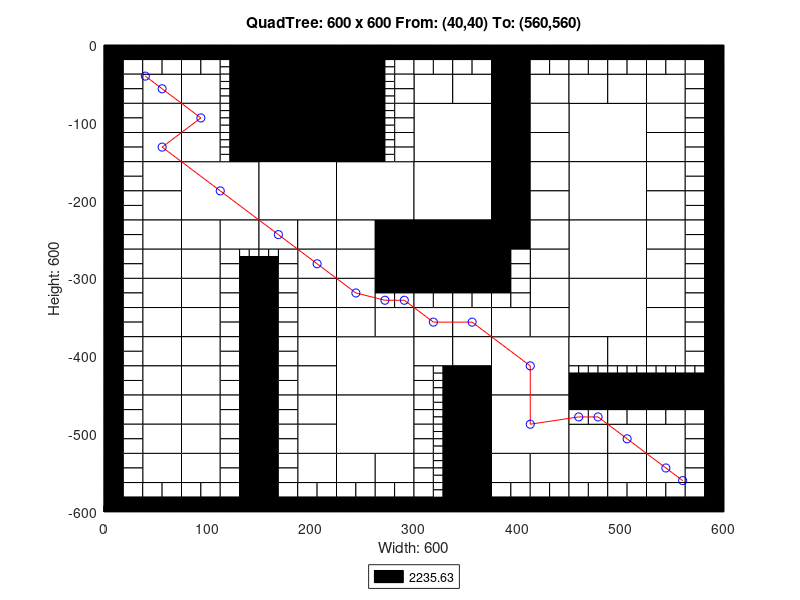

MATLAB code for this plot:
axis([0 600 -600 0]);
title('QuadTree: 600 x 600 From: (40,40) To: (560,560)');
xlabel('Width: 600');
ylabel('Height: 600');
rectangle('Position',[150 -75 75 75], 'FaceColor',[0 0 0]);
rectangle('Position',[150 -150 75 75], 'FaceColor',[0 0 0]);
rectangle('Position',[75 -225 75 75], 'FaceColor',[1 1 1]);
rectangle('Position',[150 -225 75 75], 'FaceColor',[1 1 1]);
rectangle('Position',[225 -225 75 75], 'FaceColor',[1 1 1]);
rectangle('Position',[300 -150 75 75], 'FaceColor',[1 1 1]);
rectangle('Position',[450 -150 75 75], 'FaceColor',[1 1 1]);
rectangle('Position',[300 -225 75 75], 'FaceColor',[1 1 1]);
rectangle('Position',[300 -300 75 75], 'FaceColor',[0 0 0]);
rectangle('Position',[450 -225 75 75], 'FaceColor',[1 1 1]);
rectangle('Position',[450 -300 75 75], 'FaceColor',[1 1 1]);
rectangle('Position',[225 -450 75 75], 'FaceColor',[1 1 1]);
rectangle('Position',[225 -525 75 75], 'FaceColor',[1 1 1]);
rectangle('Position',[375 -450 75 75], 'FaceColor',[1 1 1]);
rectangle('Position',[450 -375 75 75], 'FaceColor',[1 1 1]);
rectangle('Position',[375 -525 75 75], 'FaceColor',[1 1 1]);
rectangle('Position',[37.5 -75 37.5 37.5], 'FaceColor',[1 1 1]);
rectangle('Position',[75 -75 37.5 37.5], 'FaceColor',[1 1 1]);
rectangle('Position',[37.5 -112.5 37.5 37.5], 'FaceColor',[1 1 1]);
rectangle('Position',[37.5 -150 37.5 37.5], 'FaceColor',[1 1 1]);
rectangle('Position',[75 -112.5 37.5 37.5], 'FaceColor',[1 1 1]);
rectangle('Position',[75 -150 37.5 37.5], 'FaceColor',[1 1 1]);
rectangle('Position',[225 -37.5 37.5 37.5], 'FaceColor',[0 0 0]);
rectangle('Position',[225 -75 37.5 37.5], 'FaceColor',[0 0 0]);
rectangle('Position',[225 -112.5 37.5 37.5], 'FaceColor',[0 0 0]);
rectangle('Position',[225 -150 37.5 37.5], 'FaceColor',[0 0 0]);
rectangle('Position',[37.5 -187.5 37.5 37.5], 'FaceColor',[1 1 1]);
rectangle('Position',[37.5 -225 37.5 37.5], 'FaceColor',[1 1 1]);
rectangle('Position',[37.5 -262.5 37.5 37.5], 'FaceColor',[1 1 1]);
rectangle('Position',[37.5 -300 37.5 37.5], 'FaceColor',[1 1 1]);
rectangle('Position',[75 -262.5 37.5 37.5], 'FaceColor',[1 1 1]);
rectangle('Position',[112.5 -262.5 37.5 37.5], 'FaceColor',[1 1 1]);
rectangle('Position',[75 -300 37.5 37.5], 'FaceColor',[1 1 1]);
rectangle('Position',[150 -262.5 37.5 37.5], 'FaceColor',[1 1 1]);
rectangle('Position',[187.5 -262.5 37.5 37.5], 'FaceColor',[1 1 1]);
rectangle('Position',[187.5 -300 37.5 37.5], 'FaceColor',[1 1 1]);
rectangle('Position',[225 -262.5 37.5 37.5], 'FaceColor',[1 1 1]);
rectangle('Position',[262.5 -262.5 37.5 37.5], 'FaceColor',[0 0 0]);
rectangle('Position',[225 -300 37.5 37.5], 'FaceColor',[1 1 1]);
rectangle('Position',[262.5 -300 37.5 37.5], 'FaceColor',[0 0 0]);
rectangle('Position',[300 -75 37.5 37.5], 'FaceColor',[1 1 1]);
rectangle('Position',[337.5 -75 37.5 37.5], 'FaceColor',[1 1 1]);
rectangle('Position',[375 -37.5 37.5 37.5], 'FaceColor',[0 0 0]);
rectangle('Position',[375 -75 37.5 37.5], 'FaceColor',[0 0 0]);
rectangle('Position',[412.5 -75 37.5 37.5], 'FaceColor',[1 1 1]);
rectangle('Position',[375 -112.5 37.5 37.5], 'FaceColor',[0 0 0]);
rectangle('Position',[412.5 -112.5 37.5 37.5], 'FaceColor',[1 1 1]);
rectangle('Position',[375 -150 37.5 37.5], 'FaceColor',[0 0 0]);
rectangle('Position',[412.5 -150 37.5 37.5], 'FaceColor',[1 1 1]);
rectangle('Position',[450 -75 37.5 37.5], 'FaceColor',[1 1 1]);
rectangle('Position',[487.5 -75 37.5 37.5], 'FaceColor',[1 1 1]);
rectangle('Position',[525 -75 37.5 37.5], 'FaceColor',[1 1 1]);
rectangle('Position',[525 -112.5 37.5 37.5], 'FaceColor',[1 1 1]);
rectangle('Position',[525 -150 37.5 37.5], 'FaceColor',[1 1 1]);
rectangle('Position',[375 -187.5 37.5 37.5], 'FaceColor',[0 0 0]);
rectangle('Position',[412.5 -187.5 37.5 37.5], 'FaceColor',[1 1 1]);
rectangle('Position',[375 -225 37.5 37.5], 'FaceColor',[0 0 0]);
rectangle('Position',[412.5 -225 37.5 37.5], 'FaceColor',[1 1 1]);
rectangle('Position',[375 -262.5 37.5 37.5], 'FaceColor',[0 0 0]);
rectangle('Position',[412.5 -262.5 37.5 37.5], 'FaceColor',[1 1 1]);
rectangle('Position',[412.5 -300 37.5 37.5], 'FaceColor',[1 1 1]);
rectangle('Position',[525 -187.5 37.5 37.5], 'FaceColor',[1 1 1]);
rectangle('Position',[525 -225 37.5 37.5], 'FaceColor',[1 1 1]);
rectangle('Position',[525 -262.5 37.5 37.5], 'FaceColor',[1 1 1]);
rectangle('Position',[525 -300 37.5 37.5], 'FaceColor',[1 1 1]);
rectangle('Position',[37.5 -337.5 37.5 37.5], 'FaceColor',[1 1 1]);
rectangle('Position',[37.5 -375 37.5 37.5], 'FaceColor',[1 1 1]);
rectangle('Position',[75 -337.5 37.5 37.5], 'FaceColor',[1 1 1]);
rectangle('Position',[75 -375 37.5 37.5], 'FaceColor',[1 1 1]);
rectangle('Position',[37.5 -412.5 37.5 37.5], 'FaceColor',[1 1 1]);
rectangle('Position',[37.5 -450 37.5 37.5], 'FaceColor',[1 1 1]);
rectangle('Position',[75 -412.5 37.5 37.5], 'FaceColor',[1 1 1]);
rectangle('Position',[75 -450 37.5 37.5], 'FaceColor',[1 1 1]);
rectangle('Position',[187.5 -337.5 37.5 37.5], 'FaceColor',[1 1 1]);
rectangle('Position',[187.5 -375 37.5 37.5], 'FaceColor',[1 1 1]);
rectangle('Position',[225 -337.5 37.5 37.5], 'FaceColor',[1 1 1]);
rectangle('Position',[225 -375 37.5 37.5], 'FaceColor',[1 1 1]);
rectangle('Position',[262.5 -375 37.5 37.5], 'FaceColor',[1 1 1]);
rectangle('Position',[187.5 -412.5 37.5 37.5], 'FaceColor',[1 1 1]);
rectangle('Position',[187.5 -450 37.5 37.5], 'FaceColor',[1 1 1]);
rectangle('Position',[37.5 -487.5 37.5 37.5], 'FaceColor',[1 1 1]);
rectangle('Position',[37.5 -525 37.5 37.5], 'FaceColor',[1 1 1]);
rectangle('Position',[75 -487.5 37.5 37.5], 'FaceColor',[1 1 1]);
rectangle('Position',[75 -525 37.5 37.5], 'FaceColor',[1 1 1]);
rectangle('Position',[37.5 -562.5 37.5 37.5], 'FaceColor',[1 1 1]);
rectangle('Position',[75 -562.5 37.5 37.5], 'FaceColor',[1 1 1]);
rectangle('Position',[187.5 -487.5 37.5 37.5], 'FaceColor',[1 1 1]);
rectangle('Position',[187.5 -525 37.5 37.5], 'FaceColor',[1 1 1]);
rectangle('Position',[187.5 -562.5 37.5 37.5], 'FaceColor',[1 1 1]);
rectangle('Position',[225 -562.5 37.5 37.5], 'FaceColor',[1 1 1]);
rectangle('Position',[262.5 -562.5 37.5 37.5], 'FaceColor',[1 1 1]);
rectangle('Position',[300 -375 37.5 37.5], 'FaceColor',[1 1 1]);
rectangle('Position',[337.5 -375 37.5 37.5], 'FaceColor',[1 1 1]);
rectangle('Position',[412.5 -337.5 37.5 37.5], 'FaceColor',[1 1 1]);
rectangle('Position',[375 -375 37.5 37.5], 'FaceColor',[1 1 1]);
rectangle('Position',[412.5 -375 37.5 37.5], 'FaceColor',[1 1 1]);
rectangle('Position',[300 -412.5 37.5 37.5], 'FaceColor',[1 1 1]);
rectangle('Position',[337.5 -412.5 37.5 37.5], 'FaceColor',[1 1 1]);
rectangle('Position',[337.5 -450 37.5 37.5], 'FaceColor',[0 0 0]);
rectangle('Position',[525 -337.5 37.5 37.5], 'FaceColor',[1 1 1]);
rectangle('Position',[525 -375 37.5 37.5], 'FaceColor',[1 1 1]);
rectangle('Position',[450 -412.5 37.5 37.5], 'FaceColor',[1 1 1]);
rectangle('Position',[487.5 -412.5 37.5 37.5], 'FaceColor',[1 1 1]);
rectangle('Position',[525 -412.5 37.5 37.5], 'FaceColor',[1 1 1]);
rectangle('Position',[337.5 -487.5 37.5 37.5], 'FaceColor',[0 0 0]);
rectangle('Position',[337.5 -525 37.5 37.5], 'FaceColor',[0 0 0]);
rectangle('Position',[337.5 -562.5 37.5 37.5], 'FaceColor',[0 0 0]);
rectangle('Position',[337.5 -600 37.5 37.5], 'FaceColor',[0 0 0]);
rectangle('Position',[375 -562.5 37.5 37.5], 'FaceColor',[1 1 1]);
rectangle('Position',[412.5 -562.5 37.5 37.5], 'FaceColor',[1 1 1]);
rectangle('Position',[450 -525 37.5 37.5], 'FaceColor',[1 1 1]);
rectangle('Position',[487.5 -525 37.5 37.5], 'FaceColor',[1 1 1]);
rectangle('Position',[525 -525 37.5 37.5], 'FaceColor',[1 1 1]);
rectangle('Position',[450 -562.5 37.5 37.5], 'FaceColor',[1 1 1]);
rectangle('Position',[487.5 -562.5 37.5 37.5], 'FaceColor',[1 1 1]);
rectangle('Position',[525 -562.5 37.5 37.5], 'FaceColor',[1 1 1]);
rectangle('Position',[0 -18.75 18.75 18.75], 'FaceColor',[0 0 0]);
rectangle('Position',[18.75 -18.75 18.75 18.75], 'FaceColor',[0 0 0]);
rectangle('Position',[0 -37.5 18.75 18.75], 'FaceColor',[0 0 0]);
rectangle('Position',[18.75 -37.5 18.75 18.75], 'FaceColor',[1 1 1]);
rectangle('Position',[37.5 -18.75 18.75 18.75], 'FaceColor',[0 0 0]);
rectangle('Position',[56.25 -18.75 18.75 18.75], 'FaceColor',[0 0 0]);
rectangle('Position',[37.5 -37.5 18.75 18.75], 'FaceColor',[1 1 1]);
rectangle('Position',[56.25 -37.5 18.75 18.75], 'FaceColor',[1 1 1]);
rectangle('Position',[0 -56.25 18.75 18.75], 'FaceColor',[0 0 0]);
rectangle('Position',[18.75 -56.25 18.75 18.75], 'FaceColor',[1 1 1]);
rectangle('Position',[0 -75 18.75 18.75], 'FaceColor',[0 0 0]);
rectangle('Position',[18.75 -75 18.75 18.75], 'FaceColor',[1 1 1]);
rectangle('Position',[75 -18.75 18.75 18.75], 'FaceColor',[0 0 0]);
rectangle('Position',[93.75 -18.75 18.75 18.75], 'FaceColor',[0 0 0]);
rectangle('Position',[75 -37.5 18.75 18.75], 'FaceColor',[1 1 1]);
rectangle('Position',[93.75 -37.5 18.75 18.75], 'FaceColor',[1 1 1]);
rectangle('Position',[112.5 -18.75 18.75 18.75], 'FaceColor',[0 0 0]);
rectangle('Position',[131.25 -18.75 18.75 18.75], 'FaceColor',[0 0 0]);
rectangle('Position',[131.25 -37.5 18.75 18.75], 'FaceColor',[0 0 0]);
rectangle('Position',[131.25 -56.25 18.75 18.75], 'FaceColor',[0 0 0]);
rectangle('Position',[131.25 -75 18.75 18.75], 'FaceColor',[0 0 0]);
rectangle('Position',[0 -93.75 18.75 18.75], 'FaceColor',[0 0 0]);
rectangle('Position',[18.75 -93.75 18.75 18.75], 'FaceColor',[1 1 1]);
rectangle('Position',[0 -112.5 18.75 18.75], 'FaceColor',[0 0 0]);
rectangle('Position',[18.75 -112.5 18.75 18.75], 'FaceColor',[1 1 1]);
rectangle('Position',[0 -131.25 18.75 18.75], 'FaceColor',[0 0 0]);
rectangle('Position',[18.75 -131.25 18.75 18.75], 'FaceColor',[1 1 1]);
rectangle('Position',[0 -150 18.75 18.75], 'FaceColor',[0 0 0]);
rectangle('Position',[18.75 -150 18.75 18.75], 'FaceColor',[1 1 1]);
rectangle('Position',[131.25 -93.75 18.75 18.75], 'FaceColor',[0 0 0]);
rectangle('Position',[131.25 -112.5 18.75 18.75], 'FaceColor',[0 0 0]);
rectangle('Position',[131.25 -131.25 18.75 18.75], 'FaceColor',[0 0 0]);
rectangle('Position',[131.25 -150 18.75 18.75], 'FaceColor',[0 0 0]);
rectangle('Position',[262.5 -18.75 18.75 18.75], 'FaceColor',[0 0 0]);
rectangle('Position',[281.25 -18.75 18.75 18.75], 'FaceColor',[0 0 0]);
rectangle('Position',[281.25 -37.5 18.75 18.75], 'FaceColor',[1 1 1]);
rectangle('Position',[281.25 -56.25 18.75 18.75], 'FaceColor',[1 1 1]);
rectangle('Position',[281.25 -75 18.75 18.75], 'FaceColor',[1 1 1]);
rectangle('Position',[281.25 -93.75 18.75 18.75], 'FaceColor',[1 1 1]);
rectangle('Position',[281.25 -112.5 18.75 18.75], 'FaceColor',[1 1 1]);
rectangle('Position',[281.25 -131.25 18.75 18.75], 'FaceColor',[1 1 1]);
rectangle('Position',[281.25 -150 18.75 18.75], 'FaceColor',[1 1 1]);
rectangle('Position',[0 -168.75 18.75 18.75], 'FaceColor',[0 0 0]);
rectangle('Position',[18.75 -168.75 18.75 18.75], 'FaceColor',[1 1 1]);
rectangle('Position',[0 -187.5 18.75 18.75], 'FaceColor',[0 0 0]);
rectangle('Position',[18.75 -187.5 18.75 18.75], 'FaceColor',[1 1 1]);
rectangle('Position',[0 -206.25 18.75 18.75], 'FaceColor',[0 0 0]);
rectangle('Position',[18.75 -206.25 18.75 18.75], 'FaceColor',[1 1 1]);
rectangle('Position',[0 -225 18.75 18.75], 'FaceColor',[0 0 0]);
rectangle('Position',[18.75 -225 18.75 18.75], 'FaceColor',[1 1 1]);
rectangle('Position',[0 -243.75 18.75 18.75], 'FaceColor',[0 0 0]);
rectangle('Position',[18.75 -243.75 18.75 18.75], 'FaceColor',[1 1 1]);
rectangle('Position',[0 -262.5 18.75 18.75], 'FaceColor',[0 0 0]);
rectangle('Position',[18.75 -262.5 18.75 18.75], 'FaceColor',[1 1 1]);
rectangle('Position',[0 -281.25 18.75 18.75], 'FaceColor',[0 0 0]);
rectangle('Position',[18.75 -281.25 18.75 18.75], 'FaceColor',[1 1 1]);
rectangle('Position',[0 -300 18.75 18.75], 'FaceColor',[0 0 0]);
rectangle('Position',[18.75 -300 18.75 18.75], 'FaceColor',[1 1 1]);
rectangle('Position',[112.5 -281.25 18.75 18.75], 'FaceColor',[1 1 1]);
rectangle('Position',[112.5 -300 18.75 18.75], 'FaceColor',[1 1 1]);
rectangle('Position',[131.25 -300 18.75 18.75], 'FaceColor',[0 0 0]);
rectangle('Position',[168.75 -281.25 18.75 18.75], 'FaceColor',[1 1 1]);
rectangle('Position',[150 -300 18.75 18.75], 'FaceColor',[0 0 0]);
rectangle('Position',[168.75 -300 18.75 18.75], 'FaceColor',[1 1 1]);
rectangle('Position',[300 -18.75 18.75 18.75], 'FaceColor',[0 0 0]);
rectangle('Position',[318.75 -18.75 18.75 18.75], 'FaceColor',[0 0 0]);
rectangle('Position',[300 -37.5 18.75 18.75], 'FaceColor',[1 1 1]);
rectangle('Position',[318.75 -37.5 18.75 18.75], 'FaceColor',[1 1 1]);
rectangle('Position',[337.5 -18.75 18.75 18.75], 'FaceColor',[0 0 0]);
rectangle('Position',[356.25 -18.75 18.75 18.75], 'FaceColor',[0 0 0]);
rectangle('Position',[337.5 -37.5 18.75 18.75], 'FaceColor',[1 1 1]);
rectangle('Position',[356.25 -37.5 18.75 18.75], 'FaceColor',[1 1 1]);
rectangle('Position',[412.5 -18.75 18.75 18.75], 'FaceColor',[0 0 0]);
rectangle('Position',[431.25 -18.75 18.75 18.75], 'FaceColor',[0 0 0]);
rectangle('Position',[412.5 -37.5 18.75 18.75], 'FaceColor',[1 1 1]);
rectangle('Position',[431.25 -37.5 18.75 18.75], 'FaceColor',[1 1 1]);
rectangle('Position',[450 -18.75 18.75 18.75], 'FaceColor',[0 0 0]);
rectangle('Position',[468.75 -18.75 18.75 18.75], 'FaceColor',[0 0 0]);
rectangle('Position',[450 -37.5 18.75 18.75], 'FaceColor',[1 1 1]);
rectangle('Position',[468.75 -37.5 18.75 18.75], 'FaceColor',[1 1 1]);
rectangle('Position',[487.5 -18.75 18.75 18.75], 'FaceColor',[0 0 0]);
rectangle('Position',[506.25 -18.75 18.75 18.75], 'FaceColor',[0 0 0]);
rectangle('Position',[487.5 -37.5 18.75 18.75], 'FaceColor',[1 1 1]);
rectangle('Position',[506.25 -37.5 18.75 18.75], 'FaceColor',[1 1 1]);
rectangle('Position',[525 -18.75 18.75 18.75], 'FaceColor',[0 0 0]);
rectangle('Position',[543.75 -18.75 18.75 18.75], 'FaceColor',[0 0 0]);
rectangle('Position',[525 -37.5 18.75 18.75], 'FaceColor',[1 1 1]);
rectangle('Position',[543.75 -37.5 18.75 18.75], 'FaceColor',[1 1 1]);
rectangle('Position',[562.5 -18.75 18.75 18.75], 'FaceColor',[0 0 0]);
rectangle('Position',[581.25 -18.75 18.75 18.75], 'FaceColor',[0 0 0]);
rectangle('Position',[562.5 -37.5 18.75 18.75], 'FaceColor',[1 1 1]);
rectangle('Position',[581.25 -37.5 18.75 18.75], 'FaceColor',[0 0 0]);
rectangle('Position',[562.5 -56.25 18.75 18.75], 'FaceColor',[1 1 1]);
rectangle('Position',[581.25 -56.25 18.75 18.75], 'FaceColor',[0 0 0]);
rectangle('Position',[562.5 -75 18.75 18.75], 'FaceColor',[1 1 1]);
rectangle('Position',[581.25 -75 18.75 18.75], 'FaceColor',[0 0 0]);
rectangle('Position',[562.5 -93.75 18.75 18.75], 'FaceColor',[1 1 1]);
rectangle('Position',[581.25 -93.75 18.75 18.75], 'FaceColor',[0 0 0]);
rectangle('Position',[562.5 -112.5 18.75 18.75], 'FaceColor',[1 1 1]);
rectangle('Position',[581.25 -112.5 18.75 18.75], 'FaceColor',[0 0 0]);
rectangle('Position',[562.5 -131.25 18.75 18.75], 'FaceColor',[1 1 1]);
rectangle('Position',[581.25 -131.25 18.75 18.75], 'FaceColor',[0 0 0]);
rectangle('Position',[562.5 -150 18.75 18.75], 'FaceColor',[1 1 1]);
rectangle('Position',[581.25 -150 18.75 18.75], 'FaceColor',[0 0 0]);
rectangle('Position',[375 -281.25 18.75 18.75], 'FaceColor',[0 0 0]);
rectangle('Position',[393.75 -281.25 18.75 18.75], 'FaceColor',[1 1 1]);
rectangle('Position',[375 -300 18.75 18.75], 'FaceColor',[0 0 0]);
rectangle('Position',[393.75 -300 18.75 18.75], 'FaceColor',[1 1 1]);
rectangle('Position',[562.5 -168.75 18.75 18.75], 'FaceColor',[1 1 1]);
rectangle('Position',[581.25 -168.75 18.75 18.75], 'FaceColor',[0 0 0]);
rectangle('Position',[562.5 -187.5 18.75 18.75], 'FaceColor',[1 1 1]);
rectangle('Position',[581.25 -187.5 18.75 18.75], 'FaceColor',[0 0 0]);
rectangle('Position',[562.5 -206.25 18.75 18.75], 'FaceColor',[1 1 1]);
rectangle('Position',[581.25 -206.25 18.75 18.75], 'FaceColor',[0 0 0]);
rectangle('Position',[562.5 -225 18.75 18.75], 'FaceColor',[1 1 1]);
rectangle('Position',[581.25 -225 18.75 18.75], 'FaceColor',[0 0 0]);
rectangle('Position',[562.5 -243.75 18.75 18.75], 'FaceColor',[1 1 1]);
rectangle('Position',[581.25 -243.75 18.75 18.75], 'FaceColor',[0 0 0]);
rectangle('Position',[562.5 -262.5 18.75 18.75], 'FaceColor',[1 1 1]);
rectangle('Position',[581.25 -262.5 18.75 18.75], 'FaceColor',[0 0 0]);
rectangle('Position',[562.5 -281.25 18.75 18.75], 'FaceColor',[1 1 1]);
rectangle('Position',[581.25 -281.25 18.75 18.75], 'FaceColor',[0 0 0]);
rectangle('Position',[562.5 -300 18.75 18.75], 'FaceColor',[1 1 1]);
rectangle('Position',[581.25 -300 18.75 18.75], 'FaceColor',[0 0 0]);
rectangle('Position',[0 -318.75 18.75 18.75], 'FaceColor',[0 0 0]);
rectangle('Position',[18.75 -318.75 18.75 18.75], 'FaceColor',[1 1 1]);
rectangle('Position',[0 -337.5 18.75 18.75], 'FaceColor',[0 0 0]);
rectangle('Position',[18.75 -337.5 18.75 18.75], 'FaceColor',[1 1 1]);
rectangle('Position',[0 -356.25 18.75 18.75], 'FaceColor',[0 0 0]);
rectangle('Position',[18.75 -356.25 18.75 18.75], 'FaceColor',[1 1 1]);
rectangle('Position',[0 -375 18.75 18.75], 'FaceColor',[0 0 0]);
rectangle('Position',[18.75 -375 18.75 18.75], 'FaceColor',[1 1 1]);
rectangle('Position',[112.5 -318.75 18.75 18.75], 'FaceColor',[1 1 1]);
rectangle('Position',[131.25 -318.75 18.75 18.75], 'FaceColor',[0 0 0]);
rectangle('Position',[112.5 -337.5 18.75 18.75], 'FaceColor',[1 1 1]);
rectangle('Position',[131.25 -337.5 18.75 18.75], 'FaceColor',[0 0 0]);
rectangle('Position',[112.5 -356.25 18.75 18.75], 'FaceColor',[1 1 1]);
rectangle('Position',[131.25 -356.25 18.75 18.75], 'FaceColor',[0 0 0]);
rectangle('Position',[112.5 -375 18.75 18.75], 'FaceColor',[1 1 1]);
rectangle('Position',[131.25 -375 18.75 18.75], 'FaceColor',[0 0 0]);
rectangle('Position',[0 -393.75 18.75 18.75], 'FaceColor',[0 0 0]);
rectangle('Position',[18.75 -393.75 18.75 18.75], 'FaceColor',[1 1 1]);
rectangle('Position',[0 -412.5 18.75 18.75], 'FaceColor',[0 0 0]);
rectangle('Position',[18.75 -412.5 18.75 18.75], 'FaceColor',[1 1 1]);
rectangle('Position',[0 -431.25 18.75 18.75], 'FaceColor',[0 0 0]);
rectangle('Position',[18.75 -431.25 18.75 18.75], 'FaceColor',[1 1 1]);
rectangle('Position',[0 -450 18.75 18.75], 'FaceColor',[0 0 0]);
rectangle('Position',[18.75 -450 18.75 18.75], 'FaceColor',[1 1 1]);
rectangle('Position',[112.5 -393.75 18.75 18.75], 'FaceColor',[1 1 1]);
rectangle('Position',[131.25 -393.75 18.75 18.75], 'FaceColor',[0 0 0]);
rectangle('Position',[112.5 -412.5 18.75 18.75], 'FaceColor',[1 1 1]);
rectangle('Position',[131.25 -412.5 18.75 18.75], 'FaceColor',[0 0 0]);
rectangle('Position',[112.5 -431.25 18.75 18.75], 'FaceColor',[1 1 1]);
rectangle('Position',[131.25 -431.25 18.75 18.75], 'FaceColor',[0 0 0]);
rectangle('Position',[112.5 -450 18.75 18.75], 'FaceColor',[1 1 1]);
rectangle('Position',[131.25 -450 18.75 18.75], 'FaceColor',[0 0 0]);
rectangle('Position',[150 -318.75 18.75 18.75], 'FaceColor',[0 0 0]);
rectangle('Position',[168.75 -318.75 18.75 18.75], 'FaceColor',[1 1 1]);
rectangle('Position',[150 -337.5 18.75 18.75], 'FaceColor',[0 0 0]);
rectangle('Position',[168.75 -337.5 18.75 18.75], 'FaceColor',[1 1 1]);
rectangle('Position',[150 -356.25 18.75 18.75], 'FaceColor',[0 0 0]);
rectangle('Position',[168.75 -356.25 18.75 18.75], 'FaceColor',[1 1 1]);
rectangle('Position',[150 -375 18.75 18.75], 'FaceColor',[0 0 0]);
rectangle('Position',[168.75 -375 18.75 18.75], 'FaceColor',[1 1 1]);
rectangle('Position',[262.5 -318.75 18.75 18.75], 'FaceColor',[0 0 0]);
rectangle('Position',[281.25 -318.75 18.75 18.75], 'FaceColor',[0 0 0]);
rectangle('Position',[262.5 -337.5 18.75 18.75], 'FaceColor',[1 1 1]);
rectangle('Position',[281.25 -337.5 18.75 18.75], 'FaceColor',[1 1 1]);
rectangle('Position',[150 -393.75 18.75 18.75], 'FaceColor',[0 0 0]);
rectangle('Position',[168.75 -393.75 18.75 18.75], 'FaceColor',[1 1 1]);
rectangle('Position',[150 -412.5 18.75 18.75], 'FaceColor',[0 0 0]);
rectangle('Position',[168.75 -412.5 18.75 18.75], 'FaceColor',[1 1 1]);
rectangle('Position',[150 -431.25 18.75 18.75], 'FaceColor',[0 0 0]);
rectangle('Position',[168.75 -431.25 18.75 18.75], 'FaceColor',[1 1 1]);
rectangle('Position',[150 -450 18.75 18.75], 'FaceColor',[0 0 0]);
rectangle('Position',[168.75 -450 18.75 18.75], 'FaceColor',[1 1 1]);
rectangle('Position',[0 -468.75 18.75 18.75], 'FaceColor',[0 0 0]);
rectangle('Position',[18.75 -468.75 18.75 18.75], 'FaceColor',[1 1 1]);
rectangle('Position',[0 -487.5 18.75 18.75], 'FaceColor',[0 0 0]);
rectangle('Position',[18.75 -487.5 18.75 18.75], 'FaceColor',[1 1 1]);
rectangle('Position',[0 -506.25 18.75 18.75], 'FaceColor',[0 0 0]);
rectangle('Position',[18.75 -506.25 18.75 18.75], 'FaceColor',[1 1 1]);
rectangle('Position',[0 -525 18.75 18.75], 'FaceColor',[0 0 0]);
rectangle('Position',[18.75 -525 18.75 18.75], 'FaceColor',[1 1 1]);
rectangle('Position',[112.5 -468.75 18.75 18.75], 'FaceColor',[1 1 1]);
rectangle('Position',[131.25 -468.75 18.75 18.75], 'FaceColor',[0 0 0]);
rectangle('Position',[112.5 -487.5 18.75 18.75], 'FaceColor',[1 1 1]);
rectangle('Position',[131.25 -487.5 18.75 18.75], 'FaceColor',[0 0 0]);
rectangle('Position',[112.5 -506.25 18.75 18.75], 'FaceColor',[1 1 1]);
rectangle('Position',[131.25 -506.25 18.75 18.75], 'FaceColor',[0 0 0]);
rectangle('Position',[112.5 -525 18.75 18.75], 'FaceColor',[1 1 1]);
rectangle('Position',[131.25 -525 18.75 18.75], 'FaceColor',[0 0 0]);
rectangle('Position',[0 -543.75 18.75 18.75], 'FaceColor',[0 0 0]);
rectangle('Position',[18.75 -543.75 18.75 18.75], 'FaceColor',[1 1 1]);
rectangle('Position',[0 -562.5 18.75 18.75], 'FaceColor',[0 0 0]);
rectangle('Position',[18.75 -562.5 18.75 18.75], 'FaceColor',[1 1 1]);
rectangle('Position',[0 -581.25 18.75 18.75], 'FaceColor',[0 0 0]);
rectangle('Position',[18.75 -581.25 18.75 18.75], 'FaceColor',[1 1 1]);
rectangle('Position',[0 -600 18.75 18.75], 'FaceColor',[0 0 0]);
rectangle('Position',[18.75 -600 18.75 18.75], 'FaceColor',[0 0 0]);
rectangle('Position',[37.5 -581.25 18.75 18.75], 'FaceColor',[1 1 1]);
rectangle('Position',[56.25 -581.25 18.75 18.75], 'FaceColor',[1 1 1]);
rectangle('Position',[37.5 -600 18.75 18.75], 'FaceColor',[0 0 0]);
rectangle('Position',[56.25 -600 18.75 18.75], 'FaceColor',[0 0 0]);
rectangle('Position',[112.5 -543.75 18.75 18.75], 'FaceColor',[1 1 1]);
rectangle('Position',[131.25 -543.75 18.75 18.75], 'FaceColor',[0 0 0]);
rectangle('Position',[112.5 -562.5 18.75 18.75], 'FaceColor',[1 1 1]);
rectangle('Position',[131.25 -562.5 18.75 18.75], 'FaceColor',[0 0 0]);
rectangle('Position',[75 -581.25 18.75 18.75], 'FaceColor',[1 1 1]);
rectangle('Position',[93.75 -581.25 18.75 18.75], 'FaceColor',[1 1 1]);
rectangle('Position',[75 -600 18.75 18.75], 'FaceColor',[0 0 0]);
rectangle('Position',[93.75 -600 18.75 18.75], 'FaceColor',[0 0 0]);
rectangle('Position',[112.5 -581.25 18.75 18.75], 'FaceColor',[1 1 1]);
rectangle('Position',[131.25 -581.25 18.75 18.75], 'FaceColor',[0 0 0]);
rectangle('Position',[112.5 -600 18.75 18.75], 'FaceColor',[0 0 0]);
rectangle('Position',[131.25 -600 18.75 18.75], 'FaceColor',[0 0 0]);
rectangle('Position',[150 -468.75 18.75 18.75], 'FaceColor',[0 0 0]);
rectangle('Position',[168.75 -468.75 18.75 18.75], 'FaceColor',[1 1 1]);
rectangle('Position',[150 -487.5 18.75 18.75], 'FaceColor',[0 0 0]);
rectangle('Position',[168.75 -487.5 18.75 18.75], 'FaceColor',[1 1 1]);
rectangle('Position',[150 -506.25 18.75 18.75], 'FaceColor',[0 0 0]);
rectangle('Position',[168.75 -506.25 18.75 18.75], 'FaceColor',[1 1 1]);
rectangle('Position',[150 -525 18.75 18.75], 'FaceColor',[0 0 0]);
rectangle('Position',[168.75 -525 18.75 18.75], 'FaceColor',[1 1 1]);
rectangle('Position',[150 -543.75 18.75 18.75], 'FaceColor',[0 0 0]);
rectangle('Position',[168.75 -543.75 18.75 18.75], 'FaceColor',[1 1 1]);
rectangle('Position',[150 -562.5 18.75 18.75], 'FaceColor',[0 0 0]);
rectangle('Position',[168.75 -562.5 18.75 18.75], 'FaceColor',[1 1 1]);
rectangle('Position',[150 -581.25 18.75 18.75], 'FaceColor',[0 0 0]);
rectangle('Position',[168.75 -581.25 18.75 18.75], 'FaceColor',[1 1 1]);
rectangle('Position',[150 -600 18.75 18.75], 'FaceColor',[0 0 0]);
rectangle('Position',[168.75 -600 18.75 18.75], 'FaceColor',[0 0 0]);
rectangle('Position',[187.5 -581.25 18.75 18.75], 'FaceColor',[1 1 1]);
rectangle('Position',[206.25 -581.25 18.75 18.75], 'FaceColor',[1 1 1]);
rectangle('Position',[187.5 -600 18.75 18.75], 'FaceColor',[0 0 0]);
rectangle('Position',[206.25 -600 18.75 18.75], 'FaceColor',[0 0 0]);
rectangle('Position',[225 -581.25 18.75 18.75], 'FaceColor',[1 1 1]);
rectangle('Position',[243.75 -581.25 18.75 18.75], 'FaceColor',[1 1 1]);
rectangle('Position',[225 -600 18.75 18.75], 'FaceColor',[0 0 0]);
rectangle('Position',[243.75 -600 18.75 18.75], 'FaceColor',[0 0 0]);
rectangle('Position',[262.5 -581.25 18.75 18.75], 'FaceColor',[1 1 1]);
rectangle('Position',[281.25 -581.25 18.75 18.75], 'FaceColor',[1 1 1]);
rectangle('Position',[262.5 -600 18.75 18.75], 'FaceColor',[0 0 0]);
rectangle('Position',[281.25 -600 18.75 18.75], 'FaceColor',[0 0 0]);
rectangle('Position',[300 -318.75 18.75 18.75], 'FaceColor',[0 0 0]);
rectangle('Position',[318.75 -318.75 18.75 18.75], 'FaceColor',[0 0 0]);
rectangle('Position',[300 -337.5 18.75 18.75], 'FaceColor',[1 1 1]);
rectangle('Position',[318.75 -337.5 18.75 18.75], 'FaceColor',[1 1 1]);
rectangle('Position',[337.5 -318.75 18.75 18.75], 'FaceColor',[0 0 0]);
rectangle('Position',[356.25 -318.75 18.75 18.75], 'FaceColor',[0 0 0]);
rectangle('Position',[337.5 -337.5 18.75 18.75], 'FaceColor',[1 1 1]);
rectangle('Position',[356.25 -337.5 18.75 18.75], 'FaceColor',[1 1 1]);
rectangle('Position',[375 -318.75 18.75 18.75], 'FaceColor',[0 0 0]);
rectangle('Position',[393.75 -318.75 18.75 18.75], 'FaceColor',[1 1 1]);
rectangle('Position',[375 -337.5 18.75 18.75], 'FaceColor',[1 1 1]);
rectangle('Position',[393.75 -337.5 18.75 18.75], 'FaceColor',[1 1 1]);
rectangle('Position',[300 -431.25 18.75 18.75], 'FaceColor',[1 1 1]);
rectangle('Position',[300 -450 18.75 18.75], 'FaceColor',[1 1 1]);
rectangle('Position',[562.5 -318.75 18.75 18.75], 'FaceColor',[1 1 1]);
rectangle('Position',[581.25 -318.75 18.75 18.75], 'FaceColor',[0 0 0]);
rectangle('Position',[562.5 -337.5 18.75 18.75], 'FaceColor',[1 1 1]);
rectangle('Position',[581.25 -337.5 18.75 18.75], 'FaceColor',[0 0 0]);
rectangle('Position',[562.5 -356.25 18.75 18.75], 'FaceColor',[1 1 1]);
rectangle('Position',[581.25 -356.25 18.75 18.75], 'FaceColor',[0 0 0]);
rectangle('Position',[562.5 -375 18.75 18.75], 'FaceColor',[1 1 1]);
rectangle('Position',[581.25 -375 18.75 18.75], 'FaceColor',[0 0 0]);
rectangle('Position',[450 -450 18.75 18.75], 'FaceColor',[0 0 0]);
rectangle('Position',[468.75 -450 18.75 18.75], 'FaceColor',[0 0 0]);
rectangle('Position',[487.5 -450 18.75 18.75], 'FaceColor',[0 0 0]);
rectangle('Position',[506.25 -450 18.75 18.75], 'FaceColor',[0 0 0]);
rectangle('Position',[562.5 -393.75 18.75 18.75], 'FaceColor',[1 1 1]);
rectangle('Position',[581.25 -393.75 18.75 18.75], 'FaceColor',[0 0 0]);
rectangle('Position',[562.5 -412.5 18.75 18.75], 'FaceColor',[1 1 1]);
rectangle('Position',[581.25 -412.5 18.75 18.75], 'FaceColor',[0 0 0]);
rectangle('Position',[525 -450 18.75 18.75], 'FaceColor',[0 0 0]);
rectangle('Position',[543.75 -450 18.75 18.75], 'FaceColor',[0 0 0]);
rectangle('Position',[581.25 -431.25 18.75 18.75], 'FaceColor',[0 0 0]);
rectangle('Position',[562.5 -450 18.75 18.75], 'FaceColor',[0 0 0]);
rectangle('Position',[581.25 -450 18.75 18.75], 'FaceColor',[0 0 0]);
rectangle('Position',[300 -468.75 18.75 18.75], 'FaceColor',[1 1 1]);
rectangle('Position',[300 -487.5 18.75 18.75], 'FaceColor',[1 1 1]);
rectangle('Position',[300 -506.25 18.75 18.75], 'FaceColor',[1 1 1]);
rectangle('Position',[300 -525 18.75 18.75], 'FaceColor',[1 1 1]);
rectangle('Position',[300 -543.75 18.75 18.75], 'FaceColor',[1 1 1]);
rectangle('Position',[300 -562.5 18.75 18.75], 'FaceColor',[1 1 1]);
rectangle('Position',[300 -581.25 18.75 18.75], 'FaceColor',[1 1 1]);
rectangle('Position',[300 -600 18.75 18.75], 'FaceColor',[0 0 0]);
rectangle('Position',[318.75 -600 18.75 18.75], 'FaceColor',[0 0 0]);
rectangle('Position',[375 -581.25 18.75 18.75], 'FaceColor',[1 1 1]);
rectangle('Position',[393.75 -581.25 18.75 18.75], 'FaceColor',[1 1 1]);
rectangle('Position',[375 -600 18.75 18.75], 'FaceColor',[0 0 0]);
rectangle('Position',[393.75 -600 18.75 18.75], 'FaceColor',[0 0 0]);
rectangle('Position',[412.5 -581.25 18.75 18.75], 'FaceColor',[1 1 1]);
rectangle('Position',[431.25 -581.25 18.75 18.75], 'FaceColor',[1 1 1]);
rectangle('Position',[412.5 -600 18.75 18.75], 'FaceColor',[0 0 0]);
rectangle('Position',[431.25 -600 18.75 18.75], 'FaceColor',[0 0 0]);
rectangle('Position',[450 -468.75 18.75 18.75], 'FaceColor',[0 0 0]);
rectangle('Position',[468.75 -468.75 18.75 18.75], 'FaceColor',[0 0 0]);
rectangle('Position',[450 -487.5 18.75 18.75], 'FaceColor',[1 1 1]);
rectangle('Position',[468.75 -487.5 18.75 18.75], 'FaceColor',[1 1 1]);
rectangle('Position',[487.5 -468.75 18.75 18.75], 'FaceColor',[0 0 0]);
rectangle('Position',[506.25 -468.75 18.75 18.75], 'FaceColor',[0 0 0]);
rectangle('Position',[487.5 -487.5 18.75 18.75], 'FaceColor',[1 1 1]);
rectangle('Position',[506.25 -487.5 18.75 18.75], 'FaceColor',[1 1 1]);
rectangle('Position',[525 -468.75 18.75 18.75], 'FaceColor',[0 0 0]);
rectangle('Position',[543.75 -468.75 18.75 18.75], 'FaceColor',[0 0 0]);
rectangle('Position',[525 -487.5 18.75 18.75], 'FaceColor',[1 1 1]);
rectangle('Position',[543.75 -487.5 18.75 18.75], 'FaceColor',[1 1 1]);
rectangle('Position',[562.5 -468.75 18.75 18.75], 'FaceColor',[0 0 0]);
rectangle('Position',[581.25 -468.75 18.75 18.75], 'FaceColor',[0 0 0]);
rectangle('Position',[562.5 -487.5 18.75 18.75], 'FaceColor',[1 1 1]);
rectangle('Position',[581.25 -487.5 18.75 18.75], 'FaceColor',[0 0 0]);
rectangle('Position',[562.5 -506.25 18.75 18.75], 'FaceColor',[1 1 1]);
rectangle('Position',[581.25 -506.25 18.75 18.75], 'FaceColor',[0 0 0]);
rectangle('Position',[562.5 -525 18.75 18.75], 'FaceColor',[1 1 1]);
rectangle('Position',[581.25 -525 18.75 18.75], 'FaceColor',[0 0 0]);
rectangle('Position',[450 -581.25 18.75 18.75], 'FaceColor',[1 1 1]);
rectangle('Position',[468.75 -581.25 18.75 18.75], 'FaceColor',[1 1 1]);
rectangle('Position',[450 -600 18.75 18.75], 'FaceColor',[0 0 0]);
rectangle('Position',[468.75 -600 18.75 18.75], 'FaceColor',[0 0 0]);
rectangle('Position',[487.5 -581.25 18.75 18.75], 'FaceColor',[1 1 1]);
rectangle('Position',[506.25 -581.25 18.75 18.75], 'FaceColor',[1 1 1]);
rectangle('Position',[487.5 -600 18.75 18.75], 'FaceColor',[0 0 0]);
rectangle('Position',[506.25 -600 18.75 18.75], 'FaceColor',[0 0 0]);
rectangle('Position',[562.5 -543.75 18.75 18.75], 'FaceColor',[1 1 1]);
rectangle('Position',[581.25 -543.75 18.75 18.75], 'FaceColor',[0 0 0]);
rectangle('Position',[562.5 -562.5 18.75 18.75], 'FaceColor',[1 1 1]);
rectangle('Position',[581.25 -562.5 18.75 18.75], 'FaceColor',[0 0 0]);
rectangle('Position',[525 -581.25 18.75 18.75], 'FaceColor',[1 1 1]);
rectangle('Position',[543.75 -581.25 18.75 18.75], 'FaceColor',[1 1 1]);
rectangle('Position',[525 -600 18.75 18.75], 'FaceColor',[0 0 0]);
rectangle('Position',[543.75 -600 18.75 18.75], 'FaceColor',[0 0 0]);
rectangle('Position',[562.5 -581.25 18.75 18.75], 'FaceColor',[1 1 1]);
rectangle('Position',[581.25 -581.25 18.75 18.75], 'FaceColor',[0 0 0]);
rectangle('Position',[562.5 -600 18.75 18.75], 'FaceColor',[0 0 0]);
rectangle('Position',[581.25 -600 18.75 18.75], 'FaceColor',[0 0 0]);
rectangle('Position',[112.5 -28.125 9.375 9.375], 'FaceColor',[1 1 1]);
rectangle('Position',[121.875 -28.125 9.375 9.375], 'FaceColor',[0 0 0]);
rectangle('Position',[112.5 -37.5 9.375 9.375], 'FaceColor',[1 1 1]);
rectangle('Position',[121.875 -37.5 9.375 9.375], 'FaceColor',[0 0 0]);
rectangle('Position',[112.5 -46.875 9.375 9.375], 'FaceColor',[1 1 1]);
rectangle('Position',[121.875 -46.875 9.375 9.375], 'FaceColor',[0 0 0]);
rectangle('Position',[112.5 -56.25 9.375 9.375], 'FaceColor',[1 1 1]);
rectangle('Position',[121.875 -56.25 9.375 9.375], 'FaceColor',[0 0 0]);
rectangle('Position',[112.5 -65.625 9.375 9.375], 'FaceColor',[1 1 1]);
rectangle('Position',[121.875 -65.625 9.375 9.375], 'FaceColor',[0 0 0]);
rectangle('Position',[112.5 -75 9.375 9.375], 'FaceColor',[1 1 1]);
rectangle('Position',[121.875 -75 9.375 9.375], 'FaceColor',[0 0 0]);
rectangle('Position',[112.5 -84.375 9.375 9.375], 'FaceColor',[1 1 1]);
rectangle('Position',[121.875 -84.375 9.375 9.375], 'FaceColor',[0 0 0]);
rectangle('Position',[112.5 -93.75 9.375 9.375], 'FaceColor',[1 1 1]);
rectangle('Position',[121.875 -93.75 9.375 9.375], 'FaceColor',[0 0 0]);
rectangle('Position',[112.5 -103.125 9.375 9.375], 'FaceColor',[1 1 1]);
rectangle('Position',[121.875 -103.125 9.375 9.375], 'FaceColor',[0 0 0]);
rectangle('Position',[112.5 -112.5 9.375 9.375], 'FaceColor',[1 1 1]);
rectangle('Position',[121.875 -112.5 9.375 9.375], 'FaceColor',[0 0 0]);
rectangle('Position',[112.5 -121.875 9.375 9.375], 'FaceColor',[1 1 1]);
rectangle('Position',[121.875 -121.875 9.375 9.375], 'FaceColor',[0 0 0]);
rectangle('Position',[112.5 -131.25 9.375 9.375], 'FaceColor',[1 1 1]);
rectangle('Position',[121.875 -131.25 9.375 9.375], 'FaceColor',[0 0 0]);
rectangle('Position',[112.5 -140.625 9.375 9.375], 'FaceColor',[1 1 1]);
rectangle('Position',[121.875 -140.625 9.375 9.375], 'FaceColor',[0 0 0]);
rectangle('Position',[112.5 -150 9.375 9.375], 'FaceColor',[1 1 1]);
rectangle('Position',[121.875 -150 9.375 9.375], 'FaceColor',[0 0 0]);
rectangle('Position',[262.5 -28.125 9.375 9.375], 'FaceColor',[0 0 0]);
rectangle('Position',[271.875 -28.125 9.375 9.375], 'FaceColor',[1 1 1]);
rectangle('Position',[262.5 -37.5 9.375 9.375], 'FaceColor',[0 0 0]);
rectangle('Position',[271.875 -37.5 9.375 9.375], 'FaceColor',[1 1 1]);
rectangle('Position',[262.5 -46.875 9.375 9.375], 'FaceColor',[0 0 0]);
rectangle('Position',[271.875 -46.875 9.375 9.375], 'FaceColor',[1 1 1]);
rectangle('Position',[262.5 -56.25 9.375 9.375], 'FaceColor',[0 0 0]);
rectangle('Position',[271.875 -56.25 9.375 9.375], 'FaceColor',[1 1 1]);
rectangle('Position',[262.5 -65.625 9.375 9.375], 'FaceColor',[0 0 0]);
rectangle('Position',[271.875 -65.625 9.375 9.375], 'FaceColor',[1 1 1]);
rectangle('Position',[262.5 -75 9.375 9.375], 'FaceColor',[0 0 0]);
rectangle('Position',[271.875 -75 9.375 9.375], 'FaceColor',[1 1 1]);
rectangle('Position',[262.5 -84.375 9.375 9.375], 'FaceColor',[0 0 0]);
rectangle('Position',[271.875 -84.375 9.375 9.375], 'FaceColor',[1 1 1]);
rectangle('Position',[262.5 -93.75 9.375 9.375], 'FaceColor',[0 0 0]);
rectangle('Position',[271.875 -93.75 9.375 9.375], 'FaceColor',[1 1 1]);
rectangle('Position',[262.5 -103.125 9.375 9.375], 'FaceColor',[0 0 0]);
rectangle('Position',[271.875 -103.125 9.375 9.375], 'FaceColor',[1 1 1]);
rectangle('Position',[262.5 -112.5 9.375 9.375], 'FaceColor',[0 0 0]);
rectangle('Position',[271.875 -112.5 9.375 9.375], 'FaceColor',[1 1 1]);
rectangle('Position',[262.5 -121.875 9.375 9.375], 'FaceColor',[0 0 0]);
rectangle('Position',[271.875 -121.875 9.375 9.375], 'FaceColor',[1 1 1]);
rectangle('Position',[262.5 -131.25 9.375 9.375], 'FaceColor',[0 0 0]);
rectangle('Position',[271.875 -131.25 9.375 9.375], 'FaceColor',[1 1 1]);
rectangle('Position',[262.5 -140.625 9.375 9.375], 'FaceColor',[0 0 0]);
rectangle('Position',[271.875 -140.625 9.375 9.375], 'FaceColor',[1 1 1]);
rectangle('Position',[262.5 -150 9.375 9.375], 'FaceColor',[0 0 0]);
rectangle('Position',[271.875 -150 9.375 9.375], 'FaceColor',[1 1 1]);
rectangle('Position',[131.25 -271.875 9.375 9.375], 'FaceColor',[1 1 1]);
rectangle('Position',[140.625 -271.875 9.375 9.375], 'FaceColor',[1 1 1]);
rectangle('Position',[131.25 -281.25 9.375 9.375], 'FaceColor',[0 0 0]);
rectangle('Position',[140.625 -281.25 9.375 9.375], 'FaceColor',[0 0 0]);
rectangle('Position',[150 -271.875 9.375 9.375], 'FaceColor',[1 1 1]);
rectangle('Position',[159.375 -271.875 9.375 9.375], 'FaceColor',[1 1 1]);
rectangle('Position',[150 -281.25 9.375 9.375], 'FaceColor',[0 0 0]);
rectangle('Position',[159.375 -281.25 9.375 9.375], 'FaceColor',[0 0 0]);
rectangle('Position',[318.75 -421.875 9.375 9.375], 'FaceColor',[1 1 1]);
rectangle('Position',[328.125 -421.875 9.375 9.375], 'FaceColor',[0 0 0]);
rectangle('Position',[318.75 -431.25 9.375 9.375], 'FaceColor',[1 1 1]);
rectangle('Position',[328.125 -431.25 9.375 9.375], 'FaceColor',[0 0 0]);
rectangle('Position',[318.75 -440.625 9.375 9.375], 'FaceColor',[1 1 1]);
rectangle('Position',[328.125 -440.625 9.375 9.375], 'FaceColor',[0 0 0]);
rectangle('Position',[318.75 -450 9.375 9.375], 'FaceColor',[1 1 1]);
rectangle('Position',[328.125 -450 9.375 9.375], 'FaceColor',[0 0 0]);
rectangle('Position',[450 -421.875 9.375 9.375], 'FaceColor',[1 1 1]);
rectangle('Position',[459.375 -421.875 9.375 9.375], 'FaceColor',[1 1 1]);
rectangle('Position',[450 -431.25 9.375 9.375], 'FaceColor',[0 0 0]);
rectangle('Position',[459.375 -431.25 9.375 9.375], 'FaceColor',[0 0 0]);
rectangle('Position',[468.75 -421.875 9.375 9.375], 'FaceColor',[1 1 1]);
rectangle('Position',[478.125 -421.875 9.375 9.375], 'FaceColor',[1 1 1]);
rectangle('Position',[468.75 -431.25 9.375 9.375], 'FaceColor',[0 0 0]);
rectangle('Position',[478.125 -431.25 9.375 9.375], 'FaceColor',[0 0 0]);
rectangle('Position',[487.5 -421.875 9.375 9.375], 'FaceColor',[1 1 1]);
rectangle('Position',[496.875 -421.875 9.375 9.375], 'FaceColor',[1 1 1]);
rectangle('Position',[487.5 -431.25 9.375 9.375], 'FaceColor',[0 0 0]);
rectangle('Position',[496.875 -431.25 9.375 9.375], 'FaceColor',[0 0 0]);
rectangle('Position',[506.25 -421.875 9.375 9.375], 'FaceColor',[1 1 1]);
rectangle('Position',[515.625 -421.875 9.375 9.375], 'FaceColor',[1 1 1]);
rectangle('Position',[506.25 -431.25 9.375 9.375], 'FaceColor',[0 0 0]);
rectangle('Position',[515.625 -431.25 9.375 9.375], 'FaceColor',[0 0 0]);
rectangle('Position',[525 -421.875 9.375 9.375], 'FaceColor',[1 1 1]);
rectangle('Position',[534.375 -421.875 9.375 9.375], 'FaceColor',[1 1 1]);
rectangle('Position',[525 -431.25 9.375 9.375], 'FaceColor',[0 0 0]);
rectangle('Position',[534.375 -431.25 9.375 9.375], 'FaceColor',[0 0 0]);
rectangle('Position',[543.75 -421.875 9.375 9.375], 'FaceColor',[1 1 1]);
rectangle('Position',[553.125 -421.875 9.375 9.375], 'FaceColor',[1 1 1]);
rectangle('Position',[543.75 -431.25 9.375 9.375], 'FaceColor',[0 0 0]);
rectangle('Position',[553.125 -431.25 9.375 9.375], 'FaceColor',[0 0 0]);
rectangle('Position',[562.5 -421.875 9.375 9.375], 'FaceColor',[1 1 1]);
rectangle('Position',[571.875 -421.875 9.375 9.375], 'FaceColor',[1 1 1]);
rectangle('Position',[562.5 -431.25 9.375 9.375], 'FaceColor',[0 0 0]);
rectangle('Position',[571.875 -431.25 9.375 9.375], 'FaceColor',[0 0 0]);
rectangle('Position',[318.75 -459.375 9.375 9.375], 'FaceColor',[1 1 1]);
rectangle('Position',[328.125 -459.375 9.375 9.375], 'FaceColor',[0 0 0]);
rectangle('Position',[318.75 -468.75 9.375 9.375], 'FaceColor',[1 1 1]);
rectangle('Position',[328.125 -468.75 9.375 9.375], 'FaceColor',[0 0 0]);
rectangle('Position',[318.75 -478.125 9.375 9.375], 'FaceColor',[1 1 1]);
rectangle('Position',[328.125 -478.125 9.375 9.375], 'FaceColor',[0 0 0]);
rectangle('Position',[318.75 -487.5 9.375 9.375], 'FaceColor',[1 1 1]);
rectangle('Position',[328.125 -487.5 9.375 9.375], 'FaceColor',[0 0 0]);
rectangle('Position',[318.75 -496.875 9.375 9.375], 'FaceColor',[1 1 1]);
rectangle('Position',[328.125 -496.875 9.375 9.375], 'FaceColor',[0 0 0]);
rectangle('Position',[318.75 -506.25 9.375 9.375], 'FaceColor',[1 1 1]);
rectangle('Position',[328.125 -506.25 9.375 9.375], 'FaceColor',[0 0 0]);
rectangle('Position',[318.75 -515.625 9.375 9.375], 'FaceColor',[1 1 1]);
rectangle('Position',[328.125 -515.625 9.375 9.375], 'FaceColor',[0 0 0]);
rectangle('Position',[318.75 -525 9.375 9.375], 'FaceColor',[1 1 1]);
rectangle('Position',[328.125 -525 9.375 9.375], 'FaceColor',[0 0 0]);
rectangle('Position',[318.75 -534.375 9.375 9.375], 'FaceColor',[1 1 1]);
rectangle('Position',[328.125 -534.375 9.375 9.375], 'FaceColor',[0 0 0]);
rectangle('Position',[318.75 -543.75 9.375 9.375], 'FaceColor',[1 1 1]);
rectangle('Position',[328.125 -543.75 9.375 9.375], 'FaceColor',[0 0 0]);
rectangle('Position',[318.75 -553.125 9.375 9.375], 'FaceColor',[1 1 1]);
rectangle('Position',[328.125 -553.125 9.375 9.375], 'FaceColor',[0 0 0]);
rectangle('Position',[318.75 -562.5 9.375 9.375], 'FaceColor',[1 1 1]);
rectangle('Position',[328.125 -562.5 9.375 9.375], 'FaceColor',[0 0 0]);
rectangle('Position',[318.75 -571.875 9.375 9.375], 'FaceColor',[1 1 1]);
rectangle('Position',[328.125 -571.875 9.375 9.375], 'FaceColor',[0 0 0]);
rectangle('Position',[318.75 -581.25 9.375 9.375], 'FaceColor',[1 1 1]);
rectangle('Position',[328.125 -581.25 9.375 9.375], 'FaceColor',[0 0 0]);
X=[560,543.75,506.25,478.125,459.375,412.5,412.5,356.25,318.75,290.625,271.875,243.75,206.25,168.75,112.5,56.25,93.75,56.25,40];
Y=[-560,-543.75,-506.25,-478.125,-478.125,-487.5,-412.5,-356.25,-356.25,-328.125,-328.125,-318.75,-281.25,-243.75,-187.5,-131.25,-93.75,-56.25,-40];
hold on;
plot(X,Y,'r');
plot(X,Y,'bo');
legend('2235.63','Location','southoutside');
